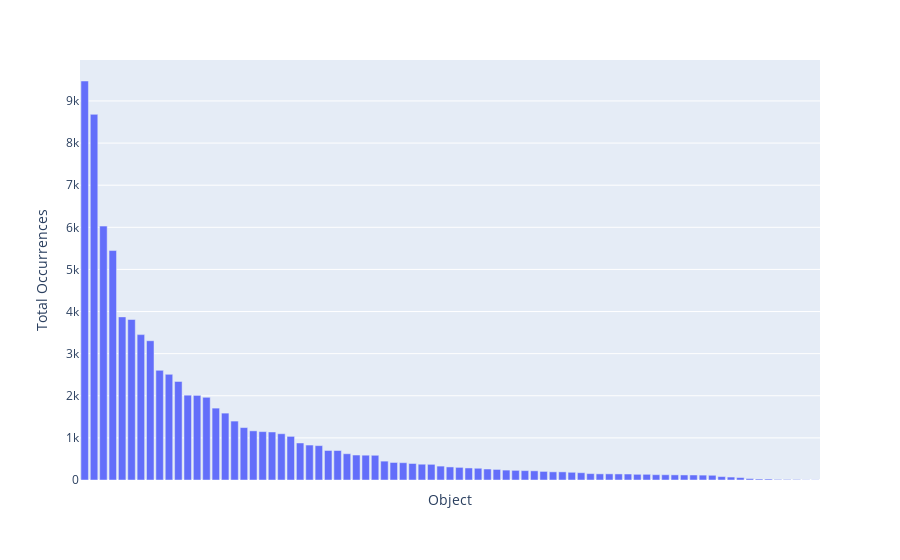

The notebook cell this image was saved under:
### Markdown cell above
The same graph but omitting `person`. This is to be included.

### Code cell
fig = px.bar(
    coco_data[coco_data.object != "person"],
    y="total_occurences", 
    x="object",
    labels = {
        "total_occurences": "Total Occurrences", "object": "Object"
    }
)
fig.update_xaxes(showticklabels=False)
fig.show()
fig.write_image("images/object_occurrence.pdf")

### Figure 1 — Plotly figure (JSON) as saved in the notebook; plotly's stock layout.template omitted (floating-point values rounded to 4 significant figures)
{"data": [{"alignmentgroup": "True", "hovertemplate": "Object=%{x}<br>Total Occurrences=%{y}<extra></extra>", "legendgroup": "", "marker": {"color": "#636efa"}, "name": "", "offsetgroup": "", "orientation": "v", "showlegend": false, "textposition": "auto", "type": "bar", "x": ["chair", "car", "handbag", "book", "umbrella", "bottle", "backpack", "tie", "bird", "cup", "boat", "potted plant", "dining table", "traffic light", "bicycle", "truck", "bench", "clock", "cell phone", "bowl", "motorcycle", "tv", "bed", "vase", "kite", "sports ball", "laptop", "wine glass", "dog", "teddy bear", "cake", "suitcase", "airplane", "bus", "surfboard", "horse", "remote", "knife", "train", "toothbrush", "baseball bat", "refrigerator", "spoon", "skateboard", "couch", "sink", "cat", "frisbee", "cow", "scissors", "fork", "stop sign", "donut", "keyboard", "baseball glove", "oven", "broccoli", "mouse", "toilet", "sheep", "fire hydrant", "skis", "elephant", "bear", "banana", "parking meter", "tennis racket", "apple", "orange", "snowboard", "microwave", "hair drier", "giraffe", "carrot", "pizza", "hot dog", "zebra", "toaster", "sandwich"], "xaxis": "x", "y": [9474, 8682, 6029, 5448, 3873, 3811, 3452, 3307, 2604, 2510, 2341, 2014, 2009, 1964, 1707, 1588, 1399, 1245, 1167, 1149, 1140, 1099, 1036, 879, 830, 816, 701, 700, 624, 593, 589, 587, 448, 416, 411, 392, 375, 372, 330, 310, 300, 286, 279, 261, 251, 235, 229, 223, 218, 204, 194, 193, 183, 173, 152, 146, 146, 144, 142, 135, 135, 126, 125, 122, 120, 119, 116, 112, 81, 70, 58, 34, 24, 24, 14, 13, 12, 5, 5], "yaxis": "y"}], "layout": {"barmode": "relative", "legend": {"tracegroupgap": 0}, "margin": {"t": 60}, "xaxis": {"anchor": "y", "domain": [0, 1], "showticklabels": false, "title": {"text": "Object"}}, "yaxis": {"anchor": "x", "domain": [0, 1], "title": {"text": "Total Occurrences"}}}}
